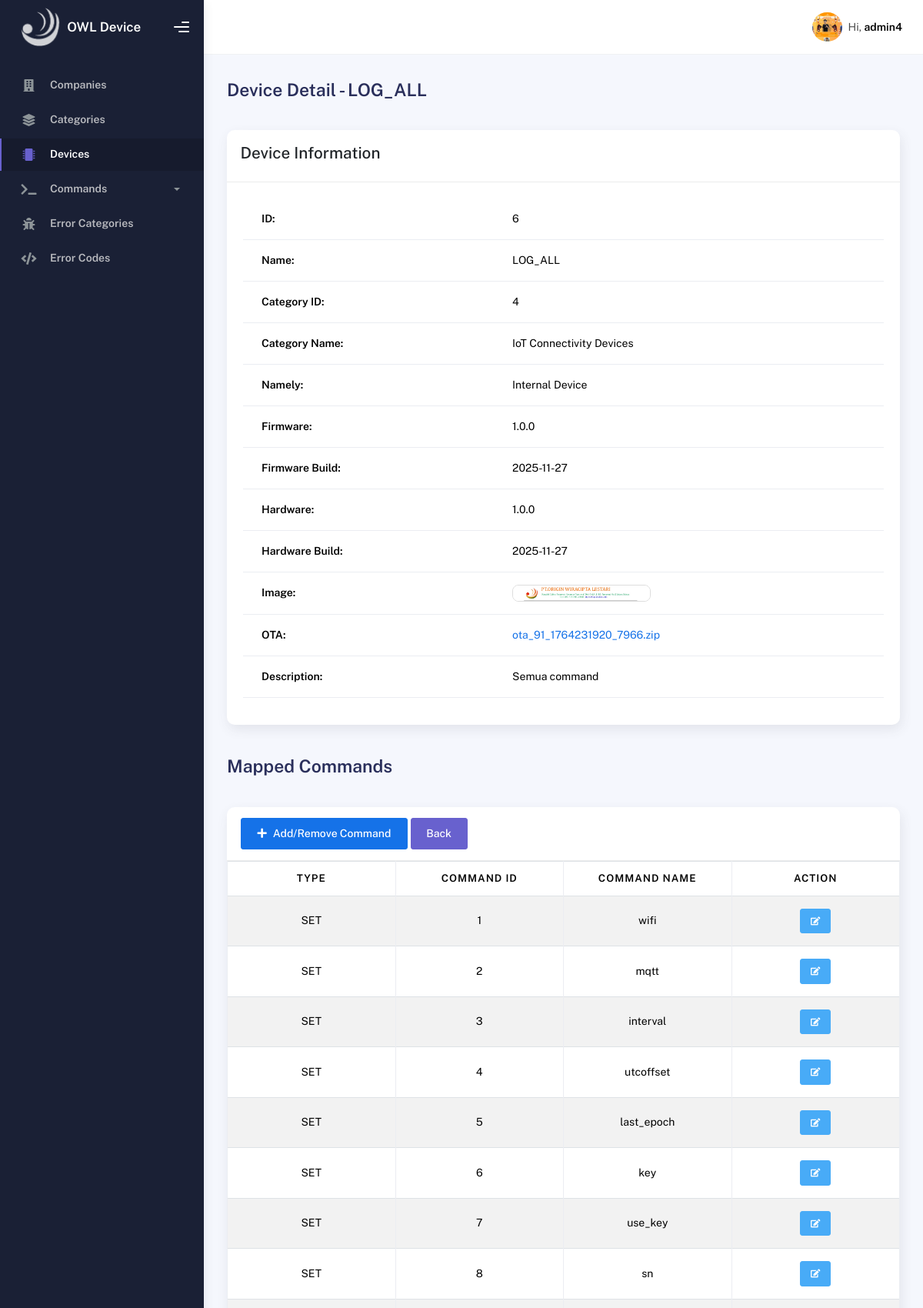
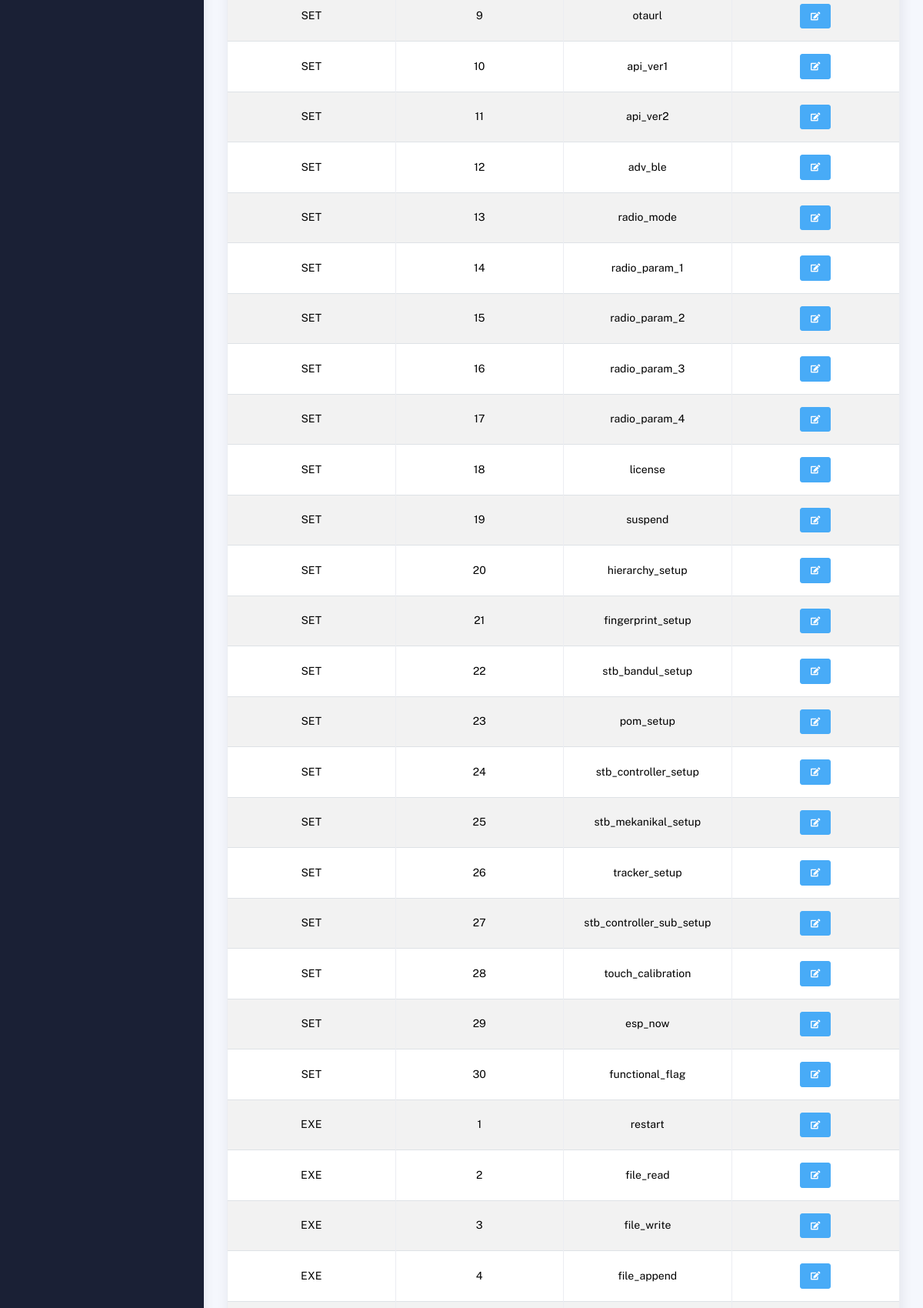
The app's page /admin/device/detail?device_type_id=6 (signed in, upper part) with its own data (2 pictures, top to bottom).
### tables this page shows
CREATE TABLE `device_type` (
  `device_type_id` int(11) NOT NULL,
  `company_code` int(11) DEFAULT NULL,
  `category_id` int(11) DEFAULT NULL,
  `device_type_code` int(11) DEFAULT NULL,
  `device_name` varchar(255) DEFAULT NULL,
  `device_namely` varchar(255) DEFAULT NULL,
  `description` varchar(255) DEFAULT NULL,
  `device_image` varchar(255) DEFAULT NULL,
  `device_hardware` varchar(15) DEFAULT NULL,
  `device_firmware` varchar(15) DEFAULT NULL,
  `device_hardware_build` date DEFAULT NULL,
  `device_firmware_build` date DEFAULT NULL,
  `device_otaurl` varchar(255) DEFAULT NULL,
  `updated_by` int(11) DEFAULT NULL,
  `is_deleted` tinyint(1) NOT NULL
);

CREATE TABLE `device_category` (
  `category_id` int(11) NOT NULL,
  `company_code` int(11) DEFAULT NULL,
  `category_code` int(11) DEFAULT NULL,
  `description` varchar(255) DEFAULT NULL,
  `updated_by` int(11) DEFAULT NULL
);

CREATE TABLE `device_command` (
  `command_id` int(11) NOT NULL,
  `company_code` int(11) DEFAULT NULL,
  `command_type` enum('set','exe','dat') NOT NULL,
  `command_code` int(11) DEFAULT NULL,
  `command_name` varchar(60) DEFAULT NULL,
  `description` varchar(255) DEFAULT NULL,
  `is_main` tinyint(1) DEFAULT NULL,
  `custom_class` varchar(255) DEFAULT NULL,
  `updated_by` int(11) DEFAULT NULL,
  `is_deleted` tinyint(1) NOT NULL
);

### admin/device/detail.php (the view, shortened to what this page needs)
<?php
include '../../connection.php';
$company_code = $_SESSION['company_code'];
$device_type_id = isset($_GET['device_type_id']) ? intval($_GET['device_type_id']) : 0;
$queryDevice = "
    SELECT
        dt.device_type_id, dt.device_name, dt.device_namely,
        dt.device_firmware, dt.device_firmware_build,
        dt.device_hardware, dt.device_hardware_build,
        dt.device_image, dt.device_otaurl, dt.description,
        cat.category_code, cat.description AS category_name,
        comp.company_name
    FROM device_type AS dt
    JOIN device_category AS cat ON dt.category_id = cat.category_id
    JOIN device_company AS comp ON dt.company_code = comp.company_code
    WHERE dt.device_type_id = '$device_type_id'
      AND dt.company_code = '$company_code'
";
$deviceResult = mysqli_query($conn, $queryDevice);
$device = mysqli_fetch_assoc($deviceResult);
$dName = $device ? $device['device_name'] : 'Unknown';
$queryCommand = "
    SELECT
        cmd.command_id,
        cmd.command_code,
        cmd.command_name,
        cmd.command_type,
        cmd.description
    FROM device_vs_command AS dvc
    JOIN device_command AS cmd
      ON dvc.command_id = cmd.command_id
     AND dvc.company_code = cmd.company_code
    WHERE dvc.device_type_id = '$device_type_id'
      AND dvc.company_code = '$company_code'
      AND cmd.is_deleted = 0
    ORDER BY cmd.command_type, cmd.command_code ASC
";
$result = mysqli_query($conn, $queryCommand);
?>
<!DOCTYPE html>
<html lang="en">
<head>
    <link rel="stylesheet" href="assets/css/bootstrap.min.css">
    <link rel="stylesheet" href="assets/css/plugins.min.css">
    <link rel="stylesheet" href="assets/css/kaiadmin.min.css">
</head>
<body>
    <div class="wrapper">
        <?php $rootPath = $_SERVER['DOCUMENT_ROOT'];
        include $rootPath . "/owl_device/includes/sidebar.php"; ?>
        <div class="main-panel">
            <?php $rootPath = $_SERVER['DOCUMENT_ROOT'];
            include $rootPath . "/owl_device/includes/navbar.php"; ?>
            <div class="container">
                <div class="page-inner">
                    <div class="d-flex align-items-left align-items-md-center flex-column flex-md-row pt-2 pb-4">
                        <div>
                            <h3 class="fw-bold mb-3">Device Detail - <?= htmlspecialchars($dName) ?></h3>
                        </div>
                    </div>
                    <div class="row">
                        <div class="col-md-12">
                            <div class="card card-round">
                                <div class="card-header align-center">
                                    <h4>Device Information</h4>
                                </div>
                                <div class="card-body p-4">
                                    <?php if ($device): ?>
                                        <table class="table table-borderless">
                                            <tr>
                                                <td><b>ID:</b></td>
                                                <td><?= htmlspecialchars($device['device_type_id']) ?></td>
                                            </tr>
                                            <tr>
                                                <td><b>Name:</b></td>
                                                <td><?= htmlspecialchars($device['device_name']) ?></td>
                                            </tr>
                                            <tr>
                                                <td><b>Category ID:</b></td>
                                                <td><?= htmlspecialchars($device['category_code']) ?></td>
                                            </tr>
                                            <tr>
                                                <td><b>Category Name:</b></td>
                                                <td><?= htmlspecialchars($device['category_name']) ?></td>
                                            </tr>
                                            <tr>
                                                <td><b>Namely:</b></td>
                                                <td><?= htmlspecialchars($device['device_namely']) ?></td>
                                            </tr>
                                            <tr>
                                                <td><b>Firmware:</b></td>
                                                <td><?= htmlspecialchars($device['device_firmware']) ?></td>
                                            </tr>
                                            <tr>
                                                <td><b>Firmware Build:</b></td>
                                                <td><?= htmlspecialchars($device['device_firmware_build']) ?></td>
                                            </tr>
                                            <tr>
                                                <td><b>Hardware:</b></td>
                                                <td><?= htmlspecialchars($device['device_hardware']) ?></td>
                                            </tr>
                                            <tr>
                                                <td><b>Hardware Build:</b></td>
                                                <td><?= htmlspecialchars($device['device_hardware_build']) ?></td>
                                            </tr>
                                            <tr>
                                                <td><b>Image:</b></td>
                                                <td>
                                                    <?php
                                                    $imgVal = $device['device_image'] ?? '';
                                                    $imgSrc = '';
                                                    if ($imgVal) {
                                                        if (stripos($imgVal, 'http://') === 0 || stripos($imgVal, 'https://') === 0) {
                                                            $imgSrc = $imgVal;
                                                        } elseif (strpos($imgVal, 'assets/upload/device/') === 0) {
                                                            $imgSrc = $imgVal;
                                                        } else {
                                                            $imgSrc = 'assets/upload/device/' . $imgVal;
                                                        }
                                                    }
                                                    ?>
                                                    <?php if ($imgSrc && file_exists($_SERVER['DOCUMENT_ROOT'] . '/' . ltrim($imgSrc, '/'))): ?>
                                                        <img src="<?= htmlspecialchars($imgSrc) ?>" alt="Device Image"
                                                            style="max-width:180px; height:auto; border-radius:8px; border:1px solid #ddd;">
                                                        <br>
                                                        <a href="<?= htmlspecialchars($imgSrc) ?>" download
                                                            class="btn btn-sm btn-primary mt-2">Download Image</a>
                                                    <?php elseif ($imgSrc): ?>
                                                        <img src="<?= htmlspecialchars($imgSrc) ?>" alt="Device Image"
                                                            style="max-width:180px; height:auto; border-radius:8px; border:1px solid #ddd;">
                                                        <br>
                                                    <?php else: ?>
                                                        <span class="text-muted">No image uploaded</span>
                                                    <?php endif; ?>
                                                </td>
                                            </tr>
                                            <tr>
                                                <td><b>OTA:</b></td>
                                                <td>
                                                    <?php
                                                    $otaVal = $device['device_otaurl'] ?? '';
                                                    $otaSrc = '';
                                                    if ($otaVal) {
                                                        if (stripos($otaVal, 'http://') === 0 || stripos($otaVal, 'https://') === 0) {
                                                            $otaSrc = $otaVal;
                                                        } elseif (strpos($otaVal, 'assets/upload/ota/') === 0) {
                                                            $otaSrc = $otaVal;
                                                        } else {
                                                            $otaSrc = 'assets/upload/ota/' . $otaVal;
                                                        }
                                                    }
                                                    ?>
                                                    <?php if ($otaSrc && file_exists($_SERVER['DOCUMENT_ROOT'] . '/' . ltrim($otaSrc, '/'))): ?>
                                                        <a href="<?= htmlspecialchars($otaSrc) ?>"
                                                            download><?= htmlspecialchars(basename($otaSrc)) ?></a>
                                                    <?php elseif ($otaSrc): ?>
                                                        <a href="<?= htmlspecialchars($otaSrc) ?>"
                                                            target="_blank"><?= htmlspecialchars(basename($otaSrc)) ?></a>
                                                    <?php else: ?>
                                                        <span class="text-muted">No OTA file uploaded</span>
                                                    <?php endif; ?>
                                                </td>
                                            </tr>
                                            <tr>
                                                <td><b>Description:</b></td>
                                                <td><?= htmlspecialchars($device['description']) ?></td>
                                            </tr>
                                        </table>
                                    <?php else: ?>
                                        <p class="text-danger">Device not found.</p>
                                    <?php endif; ?>
                                </div>
                            </div>
                        </div>
                    </div>
                    <div class="d-flex align-items-left align-items-md-center flex-column flex-md-row pt-2 pb-4">
                        <div>
                            <h3 class="fw-bold mb-3">Mapped Commands</h3>
                        </div>
                    </div>
                    <div class="row">
                        <div class="col-md-12">
                            <div class="card card-round">
                                <div class="card-header align-center">
                                    <a href="admin/device/create_command?device_type_id=<?= $device_type_id ?>">
                                        <button type="button" class="btn btn-primary btn-block px-4 py-2.8">
                                            <i class="fas fa-plus" style="margin-right: 8px;"></i>Add/Remove Command
                                        </button>
                                    </a>
                                    <button type="button" class="btn btn-secondary"
                                        onclick="window.location.href='admin/device/list'">Back</button>
                                </div>
                                <div class="card-body p-0">
                                    <div class="table-responsive card-padding">
                                        <table id="tableCommandDatDetail"
                                            class="table table order-list table-striped table-bordered">
                                            <thead>
                                                <tr>
                                                    <th class="text-center lebar-kolom1">Type</th>
                                                    <th class="text-center lebar-kolom2">Command ID</th>
                                                    <th class="text-center lebar-kolom3">Command Name</th>
                                                    <th class="text-center lebar-kolom4">Action</th>
                                                </tr>
                                            </thead>
                                            <tbody>
                                                <?php if (mysqli_num_rows($result) > 0): ?>
                                                    <?php while ($row = mysqli_fetch_assoc($result)): ?>
                                                        <tr>
                                                            <td class="text-center"><?= strtoupper($row['command_type']) ?></td>
                                                            <td class="text-center">
                                                                <?= htmlspecialchars($row['command_code']) ?>
                                                            </td>
                                                            <td class="text-center">
                                                                <?= htmlspecialchars($row['command_name']) ?>
                                                            </td>
                                                            <td class="text-center  ">
                                                                <a href="admin/command/<?= strtolower($row['command_type']) ?>/detail/list?command_id=<?= $row['command_id'] ?>"
                                                                    class="btn btn-info btn-sm">
                                                                    <i class="fas fa-edit"></i>
                                                                </a>
                                                            </td>
                                                        </tr>
                                                    <?php endwhile; ?>
                                                <?php endif; ?>
                                            </tbody>
                                        </table>
                                    </div>
                                </div>
                            </div>
                        </div>
                    </div>
                </div>
            </div>
        </div>
    </div>
</body>
</html>

### admin/device/detail.php (style rules this page uses)
.lebar-kolom1 { width: 25%; }
.lebar-kolom2 { width: 25%; }
.lebar-kolom3 { width: 25%; }
.lebar-kolom4 { width: 25%; }

### records on screen
device_type: device_name "LOG_ALL", device_type_id "6", category.category_code "4", category.description "IoT Connectivity Devices", device_namely "Internal Device", device_firmware "1.0.0", device_firmware_build "2025-11-27", device_hardware "1.0.0", device_hardware_build "2025-11-27", device_image (picture), device_otaurl "ota_91_1764231920_7966.zip", description "Semua command"
device_command: command_type "SET", command_code "1", command_name "wifi"
device_command: command_type "SET", command_code "2", command_name "mqtt"
device_command: command_type "SET", command_code "3", command_name "interval"
device_command: command_type "SET", command_code "4", command_name "utcoffset"
device_command: command_type "SET", command_code "5", command_name "last_epoch"
device_command: command_type "SET", command_code "6", command_name "key"
device_command: command_type "SET", command_code "7", command_name "use_key"
device_command: command_type "SET", command_code "8", command_name "sn"
device_command: command_type "SET", command_code "9", command_name "otaurl"
device_command: command_type "SET", command_code "10", command_name "api_ver1"
device_command: command_type "SET", command_code "11", command_name "api_ver2"
device_command: command_type "SET", command_code "12", command_name "adv_ble"
device_command: command_type "SET", command_code "13", command_name "radio_mode"
device_command: command_type "SET", command_code "14", command_name "radio_param_1"
device_command: command_type "SET", command_code "15", command_name "radio_param_2"
device_command: command_type "SET", command_code "16", command_name "radio_param_3"
device_command: command_type "SET", command_code "17", command_name "radio_param_4"
device_command: command_type "SET", command_code "18", command_name "license"
device_command: command_type "SET", command_code "19", command_name "suspend"
device_command: command_type "SET", command_code "20", command_name "hierarchy_setup"
device_command: command_type "SET", command_code "21", command_name "fingerprint_setup"
device_command: command_type "SET", command_code "22", command_name "stb_bandul_setup"
device_command: command_type "SET", command_code "23", command_name "pom_setup"
device_command: command_type "SET", command_code "24", command_name "stb_controller_setup"
device_command: command_type "SET", command_code "25", command_name "stb_mekanikal_setup"
device_command: command_type "SET", command_code "26", command_name "tracker_setup"
device_command: command_type "SET", command_code "27", command_name "stb_controller_sub_setup"
device_command: command_type "SET", command_code "28", command_name "touch_calibration"
device_command: command_type "SET", command_code "29", command_name "esp_now"
device_command: command_type "SET", command_code "30", command_name "functional_flag"
device_command: command_type "EXE", command_code "1", command_name "restart"
device_command: command_type "EXE", command_code "2", command_name "file_read"
device_command: command_type "EXE", command_code "3", command_name "file_write"
device_command: command_type "EXE", command_code "4", command_name "file_append"

### other values on screen
$user_name "admin4"
